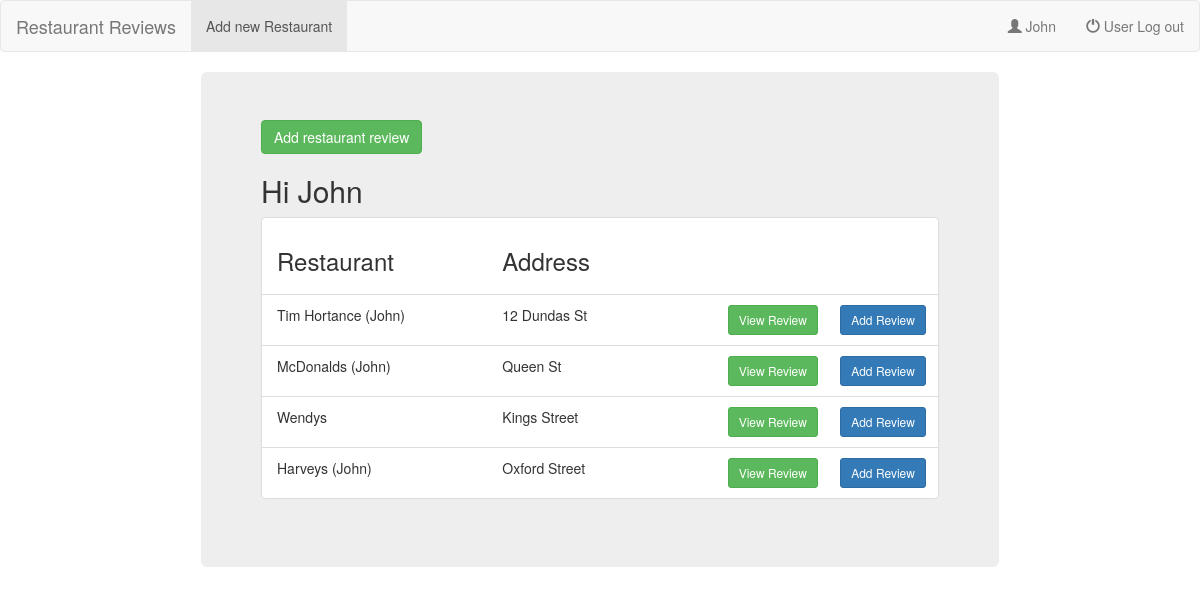
The page /user-dash.php (signed in) on the database its author committed.
### tables this page shows
CREATE TABLE `restaurant` (
  `r_id` int(6) UNSIGNED NOT NULL,
  `r_name` varchar(100) NOT NULL,
  `r_address` varchar(100) NOT NULL,
  `r_by` int(50) DEFAULT NULL,
  `r_date` timestamp NOT NULL DEFAULT CURRENT_TIMESTAMP ON UPDATE CURRENT_TIMESTAMP
);

### user-dash.php (the view, shortened to what this page needs)
<?php
include 'header.php';
include "database.php";
?>
<div class="container">
  <div class="jumbotron other-color">
    <a href="user_add.php" role="button" class="btn btn-success">Add restaurant review</a>
    <h2>Hi <?php echo $_SESSION['u_name']; ?></h2>
    <?php $user_id = $_SESSION['u_id']; ?>
    <?php $sql_rest = "SELECT r_id, r_name, r_address from restaurant WHERE `r_by` ='$user_id'"; ?>
    <?php $result = $conn->query($sql_rest); ?>
    <?php if ($result->num_rows > 0) {
    ?>
      <div class="list-group">
        <div class="list-group-item">
          <div class="row">
            <div class="col-sm-4">
              <h3>Restaurant </h3>
            </div>
            <div class="col-sm-4">
              <h3>Address</h3>
            </div>
            <div class="col-sm-4">
            </div>
          </div>
        </div>
        <?php
        while ($row = $result->fetch_assoc()) {
        ?>
          <div class="list-group-item">
            <div class="row">
              <div class="col-sm-4"> <?php echo $row['r_name']; ?></div>
              <div class="col-sm-4"> <?php echo $row['r_address']; ?></div>
              <div class="col-sm-2">
                <a href="view_review.php?r_id=<?php print $row['r_id']; ?>&r_name=<?php print $row['r_name']; ?>&r_address=<?php print $row['r_address']; ?>" role="button" class="btn btn-success btn-sm">View Review</a>
              </div>
              <div class="col-sm-2">
                <a href="add_review.php?r_id=<?php print $row['r_id']; ?>&r_name=<?php print $row['r_name']; ?>&r_address=<?php print $row['r_address']; ?>" role="button" class="btn btn-primary btn-sm">Add Review</a>
              </div>
            </div>
          </div>
        <?php
        }
      } else {
        ?>
        <div class="alert alert-info">
          <strong>Alert!</strong> No restaurants found!. Click above to add a restaurant and review.
        </div>
      <?php
      }
      ?>
      </div>
  </div>
</div>

### header.php (shortened to what this page needs)
<!DOCTYPE html>
<html lang="en">
<head>
  <link rel="stylesheet" href="http://maxcdn.bootstrapcdn.com/bootstrap/3.3.6/css/bootstrap.min.css">
</head>
<body>
  <nav class="navbar navbar-default">
    <div class="container-fluid">
      <div class="navbar-header">
        <a class="navbar-brand" href="index.php">Restaurant Reviews</a>
      </div>
      <?php if (isset($_SESSION['u_id']) && !empty($_SESSION['u_id'])) { ?>
        <ul class="nav navbar-nav">
          <li class="active"><a href="user_add.php">Add new Restaurant</a></li>
        </ul>
        <ul class="nav navbar-nav navbar-right">
          <li><a href="user-dash.php"><span class="glyphicon glyphicon-user"></span>
              <?php echo $_SESSION['u_name']; ?>
            </a></li>
          <li><a href="logout.php"><span class="glyphicon glyphicon-off"></span> User Log out</a></li>
        </ul>
      <?php
      }
      ?>
    </div>
  </nav>

### header.php (style rules this page uses)
.other-color { margin: auto; width: 70%; height: 90%; }

### rows shown on the page
restaurant: r_name "Tim Hortance (John)", r_address "12 Dundas St"
restaurant: r_name "McDonalds (John)", r_address "Queen St"
restaurant: r_name "Wendys", r_address "Kings Street"
restaurant: r_name "Harveys (John)", r_address "Oxford Street"

### other values the page prints
$_SESSION['u_name'] "John"
